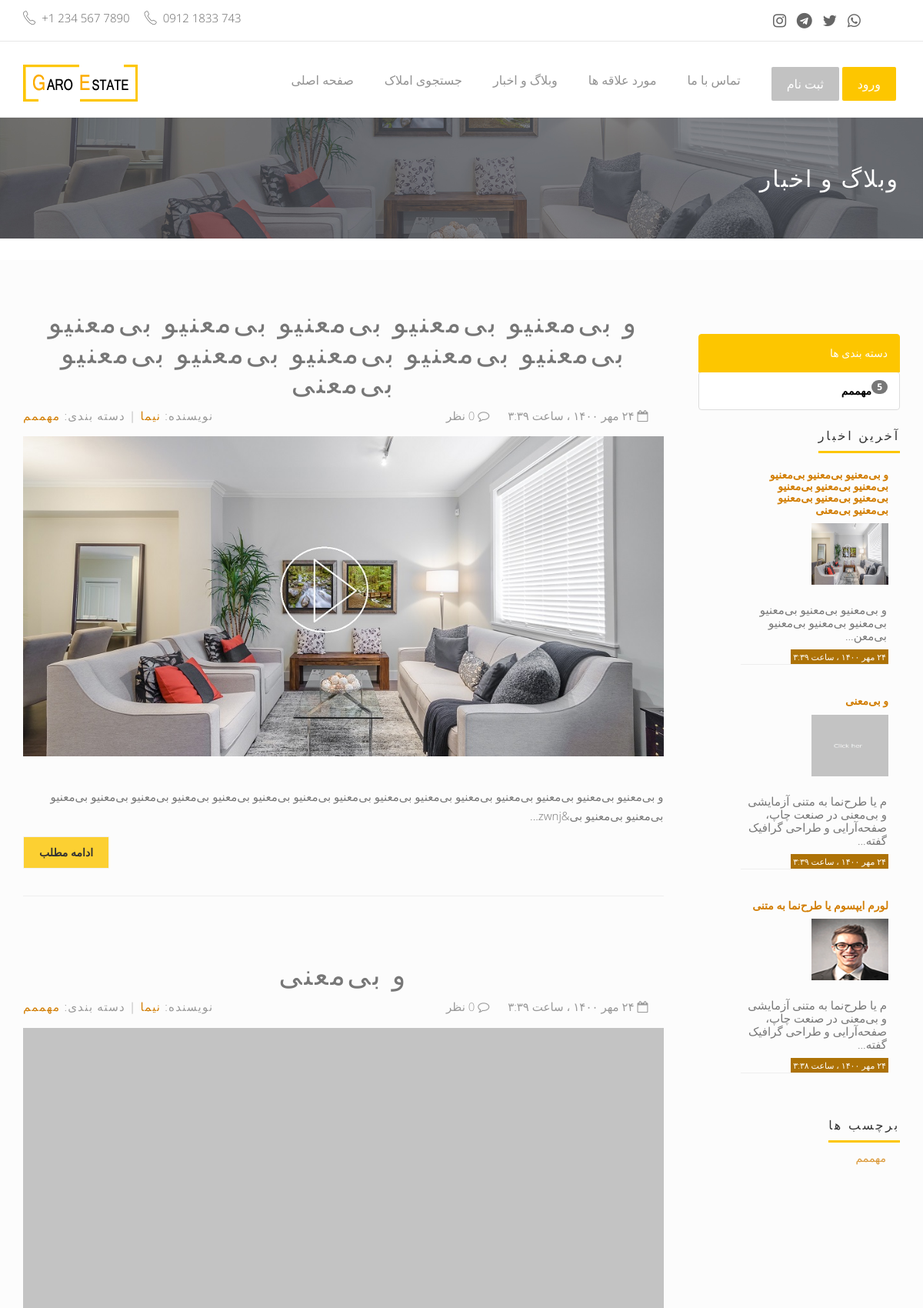
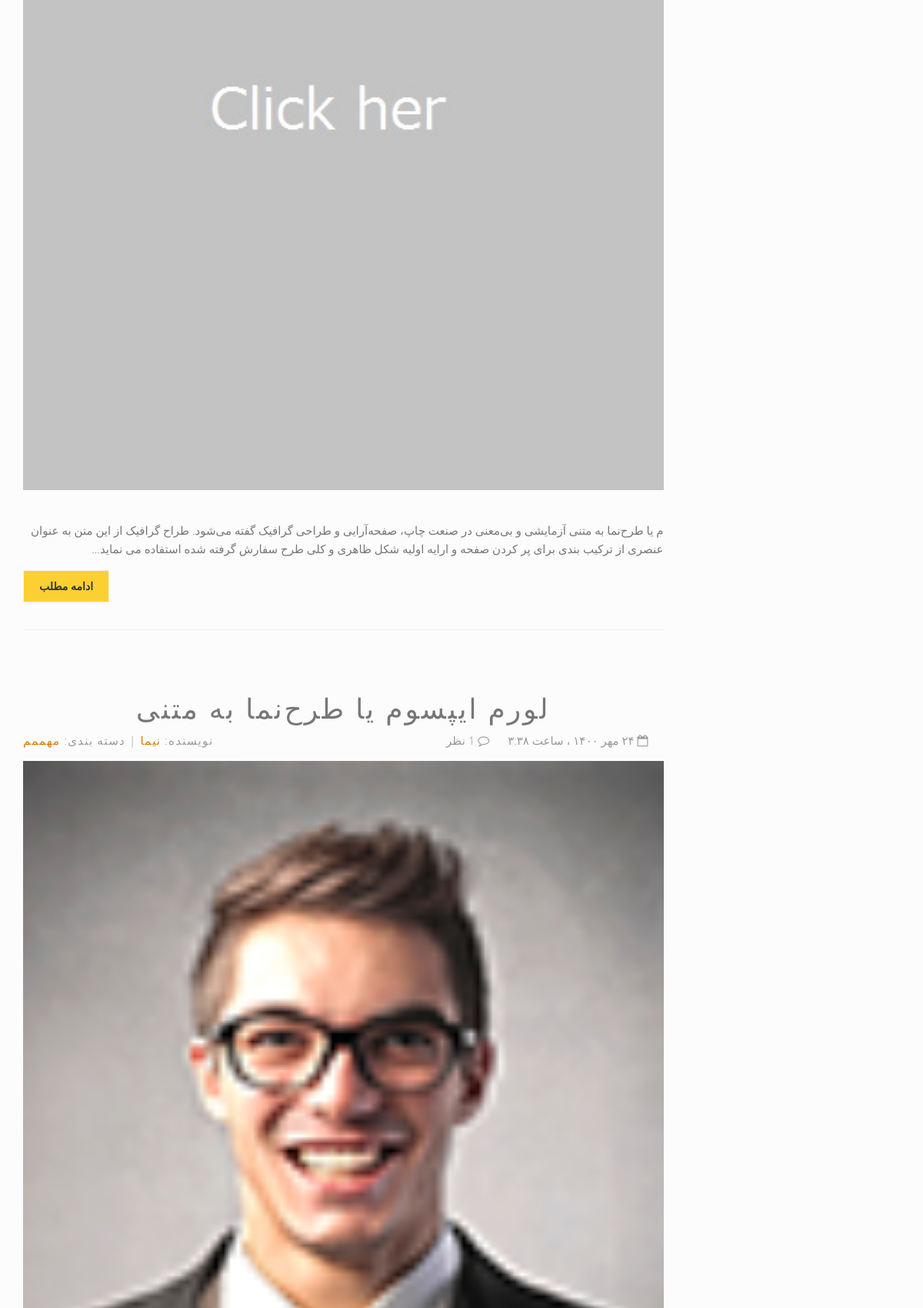
Screenshot of /blog/ (upper part) with the database file from the repository (2 pictures, top to bottom).
### blogApp/models.py (models this page shows, shortened)
class Post(models.Model):
    title = models.CharField(max_length=255)
    title_tag = models.CharField(max_length=255, default='Blog Post')
    slug = models.SlugField(max_length=255, null=True, blank=True)
    author = models.ForeignKey(User, on_delete=models.CASCADE)
    img = models.ImageField(upload_to='blog', null=True)
    body = RichTextField(blank=False, null=True)
    comments = models.ManyToManyField(PostComment, blank=True)
    post_date = models.DateTimeField(auto_now_add=True)
    category = models.ForeignKey(Categories, null=True, on_delete=models.PROTECT, related_name='category_set')
    def j_post_date(self):
        return jalali_converter(self.post_date)

class Categories(models.Model):
    categoryname = models.CharField(max_length=255)
    def __str__(self):
        return self.categoryname

### blogApp/views.py (the view)
# urls.py: path('', blog.as_view(), name="blog"),
class blog(generic.ListView):
   model = Post
   template_name = 'blog_list.html'
   context_object_name = 'posts'
   cats = Categories.objects.all()
   ordering = ['-post_date']
   paginate_by = 4
   def get_context_data(self, *args, **kwargs):
      cat_list = Categories.objects.all()
      latestpost_list = Post.objects.all().order_by('-post_date')[:3]
      context = super(blog, self).get_context_data(*args, **kwargs)
      context["cat_list"] = cat_list
      context["latestpost_list"] = latestpost_list
      return context

### extensions/jalali.py (called while the page is built)
    def persian_tuple(self):
        return self.persian_year, self.persian_month, self.persian_day

### extensions/utils.py (called while the page is built)
def persian_number_converter(mystr):
    number = {
        '1': '۱',
        '2': '۲',
        '3': '۳',
        '4': '۴',
        '5': '۵',
        '6': '۶',
        '7': '۷',
        '8': '۸',
        '9': '۹',
        '0': '۰',
    }
    for e, p in number.items():
        mystr = mystr.replace(e, p)
    return mystr

def jalali_converter(time):
    jmonth = ['فرودین', 'اردیبهشت', 'خرداد', 'تیر', 'مرداد', 'شهریور', 'مهر', 'آبان', 'آذر', 'دی', 'بهمن', 'اسفند', ]
    time = timezone.localtime(time)
    time_to_string = '{},{},{}'.format(time.year, time.month, time.day)
    time_to_tuple = jalali.Gregorian(time_to_string).persian_tuple()
    time_to_list = list(time_to_tuple)
    for index, month in enumerate(jmonth):
        if time_to_list[1] == index + 1:
            time_to_list[1] = month
            break
    output = '{} {} {} ، ساعت {}:{}'.format(
        time_to_list[2],
        time_to_list[1],
        time_to_list[0],
        time.hour,
        time.minute,
    )
    return persian_number_converter(output)

### templates/blog_list.html (shortened to what this page needs)
{% extends 'base.html' %}
{% block content %}
<div class="page-head">
    <div class="container">
        <div class="row" dir="rtl" align="right">
            <div class="page-head-content">
                <h1 class="page-title"> وبلاگ و اخبار </h1>
            </div>
        </div>
    </div>
</div>
<br>
<div class="content-area blog-page padding-top-40" style="background-color: #FCFCFC; padding-bottom: 55px;">
    <div class="container">
        <div class="row">
            <div class="blog-lst col-md-9 pl0">
               {% for post in posts %}
                <section class="post">
                    <div class="text-center padding-b-50">
                        <h2 class="wow fadeInLeft animated" dir="rtl"> {{post.title}} </h2>
                    </div>
                    <div class="row">
                        <div class="col-sm-6">
                            <p class="author-category">
                                نویسنده:  <a href="#"> {{post.author.first_name}} </a> |
                                دسته بندی:  <a href="#"> {{post.category}} </a>
                            </p>
                        </div>
                        <div class="col-sm-6 right">
                            <p class="date-comments" dir="rtl">
                                <a href="#"><i class="fa fa-calendar-o"></i> {{post.j_post_date }} </a>
                                <a href="#"><i class="fa fa-comment-o"></i> {{ post.comments.all.count }} نظر</a>
                            </p>
                        </div>
                    </div>
                    <div class="image wow fadeInLeft animated">
                        <a href="single.html">
                            <img src="{{post.img.url}}" class="img-responsive" alt="Example blog post alt">
                        </a>
                    </div>
                    <div dir="rtl" align="right">
                      <p class="intro"> {{post.body | slice:':250' | safe}}... </p>
                    </div>
                    <p dir="rtl" align="left">
                        <a href="{% url 'blog-detail' post.slug %}" class="btn btn-default btn-border"> ادامه مطلب </a>
                    </p>
                    <hr>
                </section>
               {% endfor %}
            </div>
            {% block sidebar %} <br><br>
            <div class="col-lg-3 sidebar" dir="rtl">
              <ul class="list-group category">
                <li class="list-group-item active" aria-current="true"> دسته بندی ها </li>
                {% for categories in cat_list %}
                <a href="{% url 'category' categories %}" style="text-decoration:none; color:black"><li class="list-group-item">{{categories}} <span class="badge bg-dark">{{categories.category_set.count}}</span></li></a>
                {% endfor %}
              </ul>
              <div class="panel panel-default sidebar-menu wow fadeInRight animated" dir="rtl">
                  <div class="panel-heading">
                      <h3 class="panel-title">  آخرین اخبار  </h3>
                  </div>
                      <ul class="footer-blog" align="right" dir="rtl">
                        {% for post in latestpost_list %}
                        <li>
                            <div class="col-md-12  col-sm-1 col-xs-1">
                                <h6> <a href="{% url 'blog-detail' post.slug %}"> {{ post.title }} </a></h6>
                                <img style="width:100px; height:80px" src="{{post.img.url}}">
                                <p style="line-height: 17px; padding: 8px 2px;">{{post.body | slice:':100' | safe}}... </p>
                                <hr><span class="blg-date"> {{ post.j_post_date }} </span>
                            </div>
                        </li>
                        {% endfor %}
                      </ul>
               </div>
               <div class="panel panel-default sidebar-menu wow fadeInRight animated" dir="rtl">
                   <div class="panel-heading">
                      <h3 class="panel-title"> برچسب ها </h3>
                      <div class="button-cuz">
                        {% for categories in cat_list %}
                        <a href="{% url 'category' categories %}"><button type="button" class="btn btn-outline-dark">{{categories}}</button></a>
                        {% endfor %}
                      </div>
                  </div>
              </div>
            </div>
            {% endblock %}
        </div>
    </div>
</div>
{% endblock %}

### core/static/assets/css/style.css (style rules this page uses)
html, body { width: 100%; overflow-x: hidden; }
body { height:100%; font-family: 'Open Sans', sans-serif; font-weight: 300; padding:0; margin:0; font-size:14px; line-height: 28px; color: #777; background: #fff; position: relative; }
h1, .h1, h2, .h2, h3, .h3, h4, .h4, h5, .h5, h6, .h6, p, .navbar, .brand, .btn-simple { -moz-osx-font-smoothing: grayscale; -webkit-font-smoothing: antialiased; }
h1, .h1, h2, .h2, h3, .h3, h4, .h4 { font-weight: 400; }
h1, .h1 { font-size: 52px; }
h2, .h2 { font-size: 36px; }
h3, .h3 { font-size: 28px; margin: 20px 0 10px; }
h6, .h6 { font-size: 14px; font-weight: bold; text-transform: uppercase; }
p { font-size: 15px; line-height: 1.6180em; }
p { padding: 0px 0px 1em; margin:0; }
a { color: #d27e04; outline: 0; font-weight: bold; -webkit-transition: all .8s ease; transition: all .8s ease; }
img { height: auto; max-width: 100%; vertical-align: middle; border: 0px none; }
button { border-radius: 3px; outline: thin dotted; outline: 5px auto -webkit-focus-ring-color; outline-offset: -2px; outline: 0; outline-offset: 0; border: none; overflow: visible; }
button, select { text-transform: none; }
button, html input[type="button"], input[type="reset"], input[type="submit"] { -webkit-appearance: button; cursor: pointer; }
.btn { border-width: 2px; background-color: rgba(0,0,0,.0); font-weight: 400; opacity: 0.8; padding: 8px 16px; }
.btn-default { color: #777777; border-color: #999999 }
.btn-default { border-radius: 1px; padding: 10px 20px; border: 1px solid #FDC600; color: #000; background-color: #FDC600; border-color: #F0F0F0; font-weight: 600; }
.page-head { background: #494C53 url("../../assets/img/page-header.jpg") no-repeat scroll center top / cover; color:#FFF; position: relative; min-height: 140px; }
.page-head-content { padding-top: 52px; padding-bottom: 52px; }
.page-head-content .page-title { margin: 0px; padding: 10px 16px; font-size: 30px; font-weight: 300; text-transform: uppercase; letter-spacing: 2px; }
.content-area { background-color: #FCFCFC; padding-bottom: 55px; }
.panel.sidebar-menu h3 { padding: 5px 0; margin: 0; }
.panel.sidebar-menu { background: transparent; margin: 0 0 25px; -webkit-box-sizing: border-box; -moz-box-sizing: border-box; box-sizing: border-box; }
.panel.sidebar-menu .panel-heading { text-transform: uppercase; margin-bottom: 10px; background: none; padding: 0; letter-spacing: 0.198em; border-bottom: none; }
.panel.sidebar-menu .panel-heading h1, .panel.sidebar-menu .panel-heading h2, .panel.sidebar-menu .panel-heading h3, .panel.sidebar-menu .panel-heading h4, .panel.sidebar-menu .panel-heading h5 { display: inline-block; border-bottom: solid 3px #FDC600; line-height: 1.1; margin-bottom: 0; padding-bottom: 10px; }
.panel-default { border-color: transparent; }
.panel { margin-bottom: 20px; background-color: #FFF; border: transparent; border-radius: 0px; box-shadow: 0px 1px 1px rgba(0, 0, 0, 0); }
.page-title { padding-top: 55px; }
.padding-top-40 { padding-top: 40px; }
.pl0 { padding-left:0px !important; }
.right { text-align: right; }
.blog-lst img { width:100%; padding-bottom: 15px; }
.blog-page .post, #blog-homepage .post { margin-bottom: 40px; padding: 1px 15px; }
.blog-page .post h2, #blog-homepage .post h2, .blog-page .post h4, #blog-homepage .post h4 { text-transform: uppercase; letter-spacing: 0.08em; }
.blog-page .post .author-category, #blog-homepage .post .author-category { color: #999; text-transform: uppercase; font-weight: 300; letter-spacing: 0.08em; }
.blog-page .post .author-category a, #blog-homepage .post .author-category a { font-weight: 500; }
.blog-page .post .image, #blog-homepage .post .image { margin-bottom: 10px; overflow: hidden; }
.blog-page .post .intro, #blog-homepage .post .intro { text-align: left; }
.blog-page .post .date-comments a, #blog-homepage .post .date-comments a { color: #999; margin-right: 20px; font-weight: 300; }
ul.footer-blog li { width: 100%; display: table; margin-bottom: -20px; }
.footer-blog img { width: 100%; height: 60px; margin-bottom: 0px; }
.footer-blog .blg-date { color: #FFF; background-color: #AD7206; padding: 2px 3px; font-size: 11px; position: relative; top: -45px; width: 100%; }
.footer-blog p { line-height: 17px; padding: 8px 2px; }

### rows the page displays
Post: title "و بی‌معنیو بی‌معنیو بی‌معنیو بی‌معنیو بی‌معنیو بی‌معنیو بی‌معنیو بی‌معنیو بی‌معنیو بی‌معنیو بی‌معنی", author.first_name "نیما", category "مهممم", img (picture), body "و بی‌معنیو بی‌معنیو بی‌معنیو بی‌معنیو بی‌معنیو بی‌معنیو بی‌معنیو بی‌معنیو بی‌معنیو بی‌معنیو بی‌معنیو بی‌معنیو بی‌معنیو بی‌معنیو بی‌معنیو بی‌معنیو بی‌معنیو بی&zwnj", body "و بی‌معنیو بی‌معنیو بی‌معنیو بی‌معنیو بی‌معنیو بی‌معنیو بی‌معن", j_post_date "۲۴ مهر ۱۴۰۰ ، ساعت ۳:۳۹"
Post: title "و بی‌معنی", author.first_name "نیما", category "مهممم", img (placeholder picture), body "م یا طرح‌نما به متنی آزمایشی و بی‌معنی در صنعت چاپ، صفحه‌آرایی و طراحی گرافیک گفته می‌شود. طراح گرافیک از این متن به عنوان عنصری از ترکیب بندی برای پر کردن صفحه و ارایه اولیه شکل ظاهری و کلی طرح سفارش گرفته شده استفاده می نماید", body "م یا طرح‌نما به متنی آزمایشی و بی‌معنی در صنعت چاپ، صفحه‌آرایی و طراحی گرافیک گفته", j_post_date "۲۴ مهر ۱۴۰۰ ، ساعت ۳:۳۹"
Post: title "لورم ایپسوم یا طرح‌نما به متنی", author.first_name "نیما", category "مهممم", img (picture), body "م یا طرح‌نما به متنی آزمایشی و بی‌معنی در صنعت چاپ، صفحه‌آرایی و طراحی گرافیک گفته", j_post_date "۲۴ مهر ۱۴۰۰ ، ساعت ۳:۳۸"
Categories: categoryname "مهممم", category_set.count "5"
